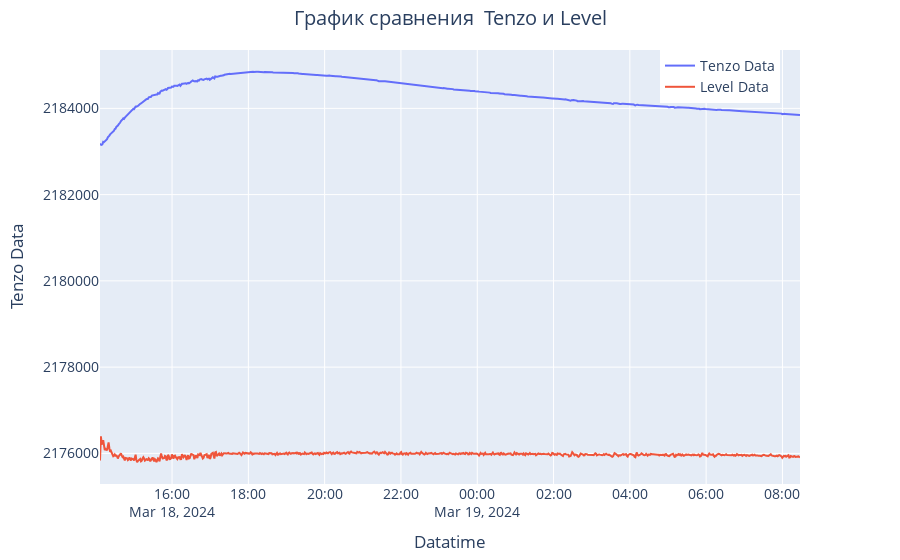

Source (notebook cell):
### Code cell
fig = go.Figure()

fig.add_trace(go.Scatter(x=df['Datetime'], y=df.tnzl, mode='lines', name='Tenzo Data'))
fig.add_trace(go.Scatter(x=df['Datetime'], y=level_dHdt, mode='lines', name='Level Data'))
    
  
fig.update_layout(
    legend=dict(x=.8),
    title='График сравнения  Tenzo и Level',
    title_x=0.5,
    xaxis=dict(title='Datatime'),
    yaxis=dict(tickformat ='d',title='Tenzo Data', side='left'),
    hovermode="x",
    font=dict(size=14),
    margin=dict(l=100, r=100, t=50, b=50) 
    )
fig.show()

### Figure 1 — Plotly figure (JSON) as saved in the notebook; plotly's stock layout.template omitted (floating-point values rounded to 4 significant figures; data arrays with more than 128 entries replaced by an {"elided": "..."} marker saying what was removed)
{"data": [{"mode": "lines", "name": "Tenzo Data", "type": "scatter", "x": {"elided": "909 str values"}, "y": {"elided": "909 int values"}}, {"mode": "lines", "name": "Level Data", "type": "scatter", "x": {"elided": "909 str values"}, "y": {"elided": "909 float values"}}], "layout": {"font": {"size": 14}, "hovermode": "x", "legend": {"x": 0.8}, "margin": {"b": 50, "l": 100, "r": 100, "t": 50}, "title": {"text": "График сравнения  Tenzo и Level", "x": 0.5}, "xaxis": {"title": {"text": "Datatime"}}, "yaxis": {"side": "left", "tickformat": "d", "title": {"text": "Tenzo Data"}}}}
